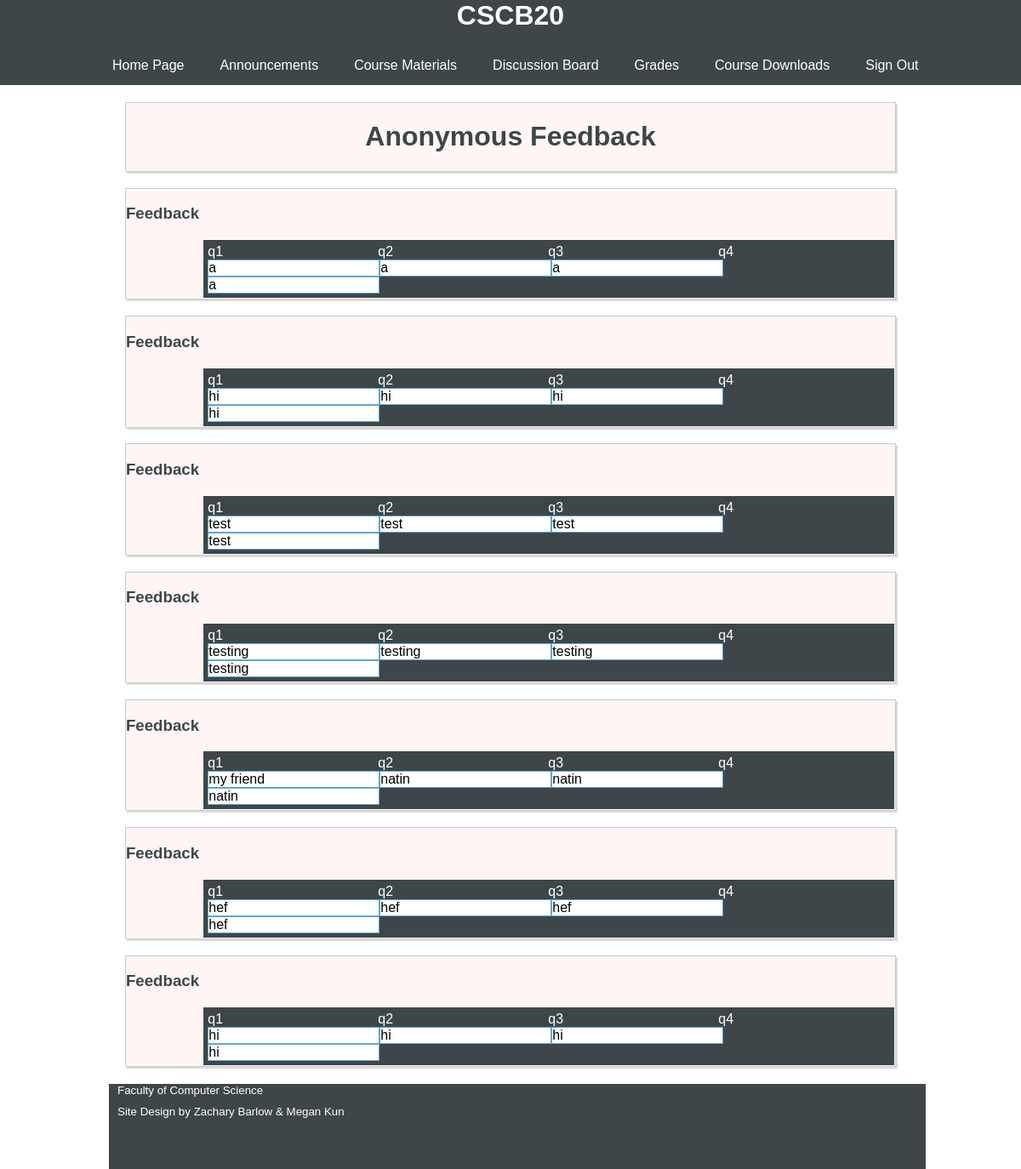
Screenshot of /prof_anon.php (signed in) with the database file from the repository.
### tables this page shows
CREATE TABLE `feedback` (
  `id` int(11) DEFAULT NULL,
  `usertype` int(11) DEFAULT NULL,
  `q1` text,
  `q2` text,
  `q3` text,
  `q4` text
);

### session.php (called while the page is built, shortened)
<?php
   include('config.php');
   $user_check = $_SESSION['login_user'];
   $ses_sql = mysqli_query($db,"select username from users where username = '$user_check' ");
   $row = mysqli_fetch_array($ses_sql,MYSQLI_ASSOC);
   $login_session = $row['username'];
?>

### prof_anon.php (the view, shortened to what this page needs)
<?php
   include('session.php');
?>
<html>
<head>
  <link type="text/css" href="style.css" rel="stylesheet">
</head>
<body>
  <div class="header">
    <h1>CSCB20</h1>
    <ul class="links">
      <li><a href="index.php">Home Page</a></li>
      <li><a href="announcements.php">Announcements</a></li>
      <li class="dropdown"><a href="#">Course Materials</a>
      </li>
      <li><a href="https://piazza.com/class/jcpjjp5l4bywd">Discussion Board</a></li>
      <li class="dropdown"><a href="#">Grades</a>
      </li>
      <li><a href="CourseDownloads.php">Course Downloads</a></li>
      <li><a href = "logout.php">Sign Out</a></li>
    </ul>
  </div>
  <div class="main-sec">
    <div class="sub-sec">
      <h1> Anonymous Feedback </h1>
    </div>
    <?php
      $id_sql = "SELECT id from users where username='$login_session'";
      $id_query = mysqli_query($db,$id_sql);
      $id = mysqli_fetch_array($id_query,MYSQLI_ASSOC);
      $sql = "SELECT * from feedback WHERE id='$id[id]' ";
      $item = mysqli_query($db,$sql);
      while($row = mysqli_fetch_array($item,MYSQLI_ASSOC)){
          $sql_col = "SHOW COLUMNS FROM feedback";
          $res = mysqli_query($db,$sql_col);
          echo '<div class="sub-sec">';
          echo '<h3>Feedback</h3>';
          echo '<div style="display:table; width:auto;background-color:#3E464A; border:1px solid white;border-spacing:5px; color: white; margin-left:10%">';
          echo '<div style="display:table-row;width:auto;"> ';
          while($rows = mysqli_fetch_array($res,MYSQLI_ASSOC)){
            if($rows['Field'] == 'id' || $rows['Field'] == 'usertype'){
            } else {
              echo '<div style="display: table-column; float:left; width: 200px;">' . $rows['Field']."</div>";
            }
          }
          echo '<br><div style="display: table-column; float:left; width: 200px; background-color: #ffffff;color:black; border:1px solid #62A6CB">' .$row['q1'] . '</div>';
          echo '<div style="display: table-column; float:left; width: 200px; background-color: #ffffff;color:black; border:1px solid #62A6CB">' .$row['q2'] . '</div>';
          echo '<div style="display: table-column; float:left; width: 200px; background-color: #ffffff;color:black; border:1px solid #62A6CB">' .$row['q3'] . '</div>';
          echo '<div style="display: table-column; float:left; width: 200px; background-color: #ffffff;color:black; border:1px solid #62A6CB">' .$row['q4'] . '</div>';
          echo '</div></div></div>';
      }
     ?>
  </div>
    <div class="footer">
      <div style="text-align:left; padding-left:10px;"><a href="http://www.utsc.utoronto.ca/cms/computer-science-1"><small>Faculty of Computer Science</small></a></div>
      <div style="text-align:left; padding-left:10px; padding-top:10px;"><small>Site Design by Zachary Barlow & Megan Kun</small></div>
    </div>
</body>
</html>

### style.css (style rules this page uses)
html { position: relative; min-height: 100%; }
a { text-decoration: none; color:#FFFFFF; }
body { width: auto; font-family: Verdana, Geneva, sans-serif; background: #FFFFFF; color: #3E464A; }
small { color: #FFFFFF; }
.header { width: 100%; height: 100px; background: #3E464A; color:#FFFFFF; left: 0; position: fixed; margin-bottom: 50px; top: 0; }
.header h1 { text-align: center; display: block; margin-top: 0px; }
.header .links li { display: inline-block; padding: 10px; float: left; margin-left: 2%; position: relative; border-radius: 4px; }
.header ul { margin-left: 5%; }
.footer { background-color: #3E464A; position: absolute; bottom: 0; height: 100px; width: 80%; margin-left: 10%; overflow:hidden; color: #62A6CB }
.main-sec { margin: 120px; }
.main-sec h1 { text-align: center; }
.sub-sec { border: 0.2px solid #CACACA; box-shadow: 2px 2px #DDDBDB; background: #FFF5F5; margin: 2%; }

### rows the page displays
feedback: Field "q1", Field "q2", Field "q3", Field "q4", q1 "a", q2 "a", q3 "a", q4 "a"
feedback: Field "q1", Field "q2", Field "q3", Field "q4", q1 "hi", q2 "hi", q3 "hi", q4 "hi"
feedback: Field "q1", Field "q2", Field "q3", Field "q4", q1 "test", q2 "test", q3 "test", q4 "test"
feedback: Field "q1", Field "q2", Field "q3", Field "q4", q1 "testing", q2 "testing", q3 "testing", q4 "testing"
feedback: Field "q1", Field "q2", Field "q3", Field "q4", q1 "my friend", q2 "natin", q3 "natin", q4 "natin"
feedback: Field "q1", Field "q2", Field "q3", Field "q4", q1 "hef", q2 "hef", q3 "hef", q4 "hef"
feedback: Field "q1", Field "q2", Field "q3", Field "q4", q1 "hi", q2 "hi", q3 "hi", q4 "hi"
